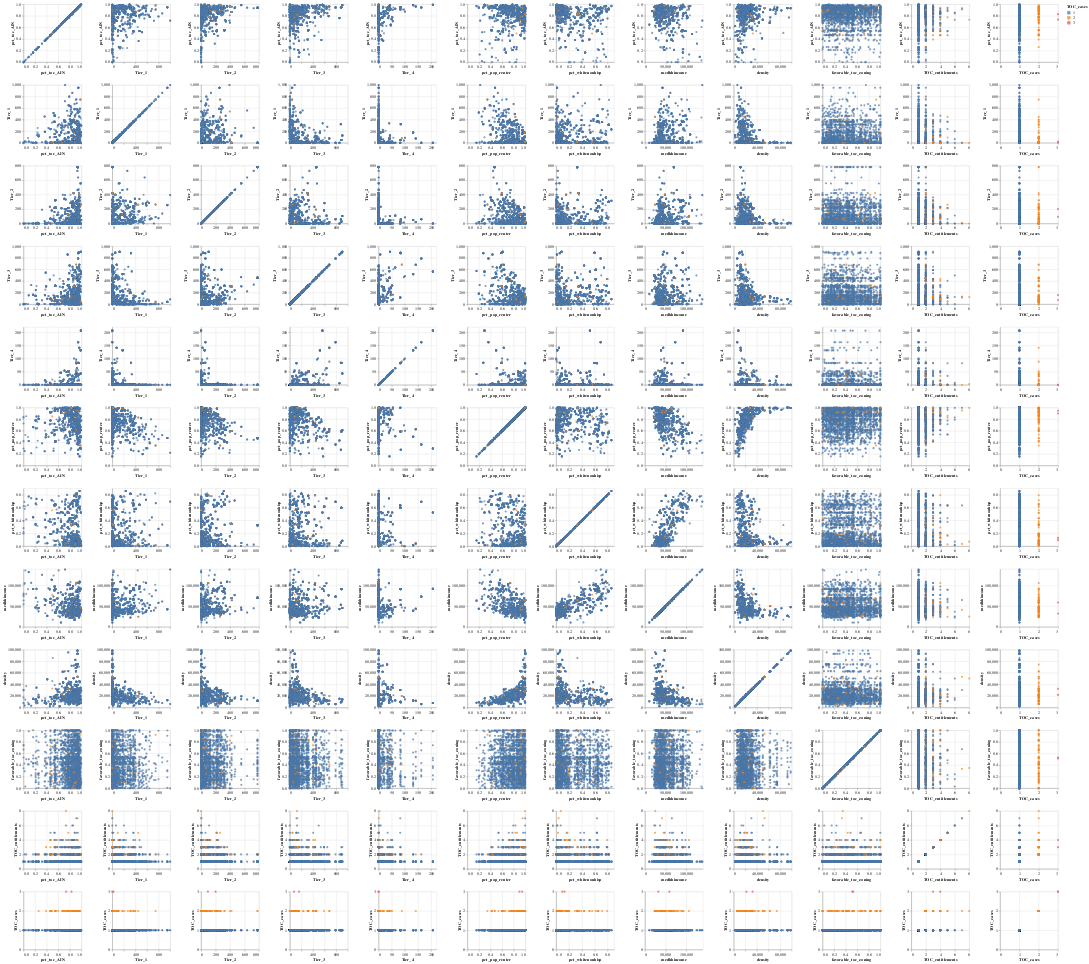

Notebook source saved alongside this figure:
### Code cell
corr_cols = ['pct_toc_AIN', 'Tier_1', 'Tier_2', 'Tier_3',
       'Tier_4','pct_pop_renter', 'pct_whitenonhisp', 'medhhincome',
       'density', 'favorable_toc_zoning', 'TOC_entitlements', 'TOC_cases']

regress_cols = ["pct_pop_renter", "favorable_toc_zoning", "Tier_2", "Tier_3"]

scatter = (
    alt.Chart(summary).mark_circle().encode(
        alt.X(alt.repeat("column"), type='quantitative'),
        alt.Y(alt.repeat("row"), type='quantitative'),
        color='TOC_cases:N'
    ).properties(
        width=150,
        height=150
    ).repeat(
        row=corr_cols,
        column=corr_cols,
    )
)

scatter

### Figure 1 — Vega-Lite specification as saved in the notebook (floating-point values rounded to 4 significant figures; data arrays with more than 128 entries replaced by an {"elided": "..."} marker saying what was removed)
{"config": {"view": {"continuousWidth": 400, "continuousHeight": 300}}, "repeat": {"column": ["pct_toc_AIN", "Tier_1", "Tier_2", "Tier_3", "Tier_4", "pct_pop_renter", "pct_whitenonhisp", "medhhincome", "density", "favorable_toc_zoning", "TOC_entitlements", "TOC_cases"], "row": ["pct_toc_AIN", "Tier_1", "Tier_2", "Tier_3", "Tier_4", "pct_pop_renter", "pct_whitenonhisp", "medhhincome", "density", "favorable_toc_zoning", "TOC_entitlements", "TOC_cases"]}, "spec": {"data": {"name": "data-80f6cf8c17d5245904289267092fdeb9"}, "mark": "circle", "encoding": {"color": {"type": "nominal", "field": "TOC_cases"}, "x": {"type": "quantitative", "field": {"repeat": "column"}}, "y": {"type": "quantitative", "field": {"repeat": "row"}}}, "height": 150, "width": 150}, "$schema": "https://vega.github.io/schema/vega-lite/v4.8.1.json", "datasets": {"data-80f6cf8c17d5245904289267092fdeb9": {"elided": "2106 records"}}}
